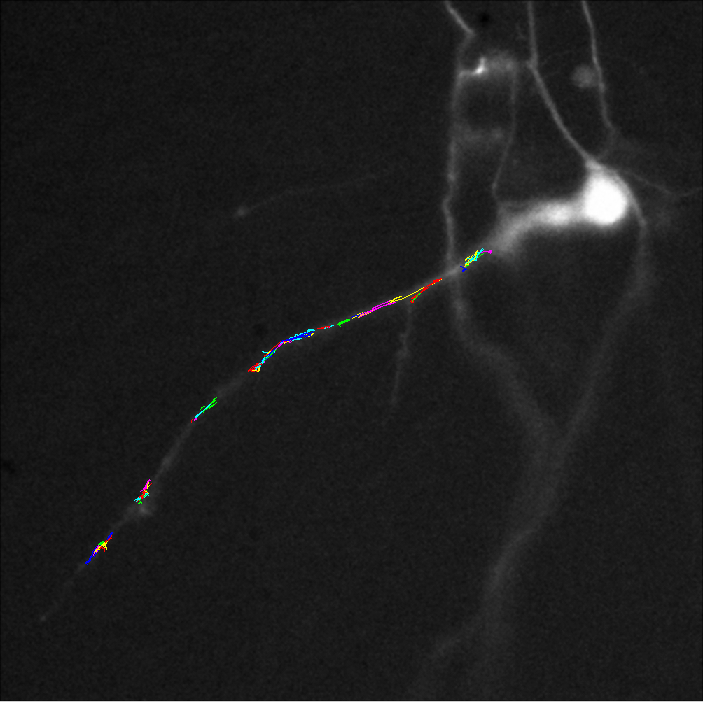
%> input picture all_tracks.tiff, 703 x 702 px
$ octave --eval "result = gm_openrecth(imread('all_tracks.tiff'));"   (GNU Octave 9; MATLAB toolbox functions it lacks are replaced by stand-ins)
%> lines starting %> are read from the running program, lines starting %| are printed output that depends on the picture
### gm_infrec.m
function [y] = gm_infrec(f,g, b)

%y = mmsubm(f, mmopen(f,b))
if ~exist('b','var')
    b=strel('disk',1);
end

n=prod(size(f));
%> n = 1480518
y = gm_cdil(f,g,b,n);

### gm_minimum.m
function out = gm_minimum(a,b)
if all(size(a)==size(b)),
out=a;
w=b(:)<a(:);
%> w = 1480518 logical values, 0 true
out(w)=b(w);
else
  out=[];
  fprintf(2,'input arrays are of different size\n');
end;

### gm_cdil.m
function [y] = gm_cdil(f,g, b, n)

%y = mmsubm(f, mmopen(f,b))
if ~exist('b','var')
    b=strel('disk',1);
end
if ~exist('n','var')
    n=1;
end
y = gm_intersec(f,g);

nn=min(n,100);
%> nn = 100
%nn=n;
for k=1:nn,
    aux=y;
    y = gm_intersec( imdilate(y,b), g);
    if y==aux, break, end;
end;

### gm_intersec.m
function [y] = gm_intersec(f1,f2,f3,f4,f5)

y = gm_minimum(f1,f2);

if exist('f3','var')
    y = gm_minimum(y,f3);
end
if exist('f4','var')
    y = gm_minimum(y,f4);
end
if exist('f5','var')
    y = gm_minimum(y,f5);
end

### gm_subm.m
function [y] = gm_subm(f1,f2)
if all(size(f1)==size(f2)),
y=f1*0;
%> y: size 702x703x3 uint8; every value is 0
w=f1(:)>f2(:);
%> w = 1480518 logical values, 212466 true
y(w)=f1(w)-f2(w);
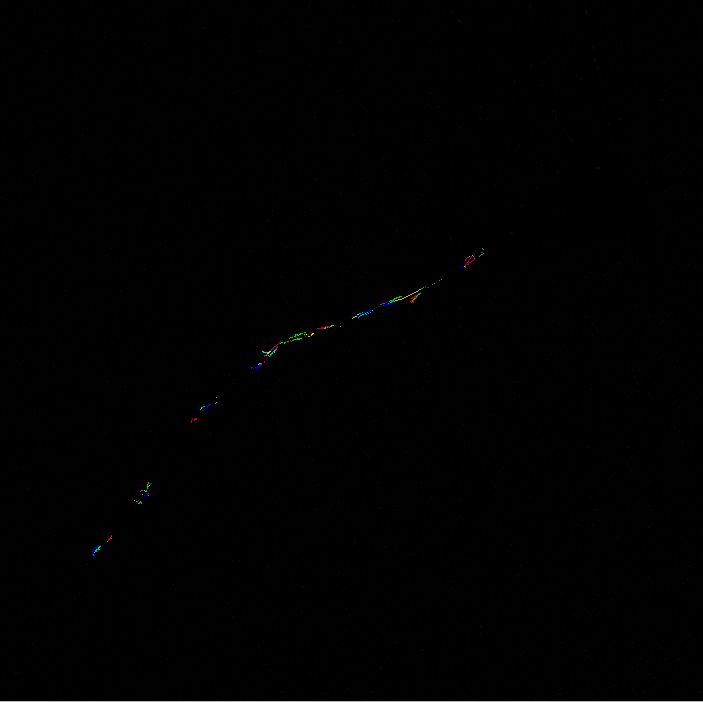
%> y: size 702x703x3 uint8; mean R, G, B 0.6, 0.6, 0.6
else
  out=[];
  fprintf(2,'input arrays are of different size\n');
end;

### gm_openrec.m
function y = gm_openrec(f,bero,bc)
%        - Description
%             gm_openrec creates the image y by an inf-reconstruction of the
%             image f from its erosion by bero , using the connectivity
%             defined by Bc .


%y = mmsubm(f, mmopen(f,b))
if ~exist('bero','var')
    bero=strel('disk',1);
end
if ~exist('bc','var')
    bc=strel('disk',1);
end
y = gm_infrec(imerode(f,bero),f,bc);

### gm_openrecth.m
function y = gm_openrecth(f,bero,bc)
%        - Description
%            gm_openrecth creates the image y by subtracting the open by
%            reconstruction of f , defined by the structuring elements bero e
%            bc , of f itself.


%y = mmsubm(f, mmopen(f,b))
if ~exist('bero','var')
    bero=strel('disk',1);
end
if ~exist('bc','var')
    bc=strel('disk',1);
end
y = gm_subm(f,gm_openrec(f,bero,bc));
%y = mmsubm(f, mmopenrec( f, bero, bc))

%%http://www.mmorph.com/mxmorph/html/morph/mmopenrecth.html
% a = imread('keyb.jpg');a=a(:,:,1);
% b = gm_openrecth(a,strel('square',4));
